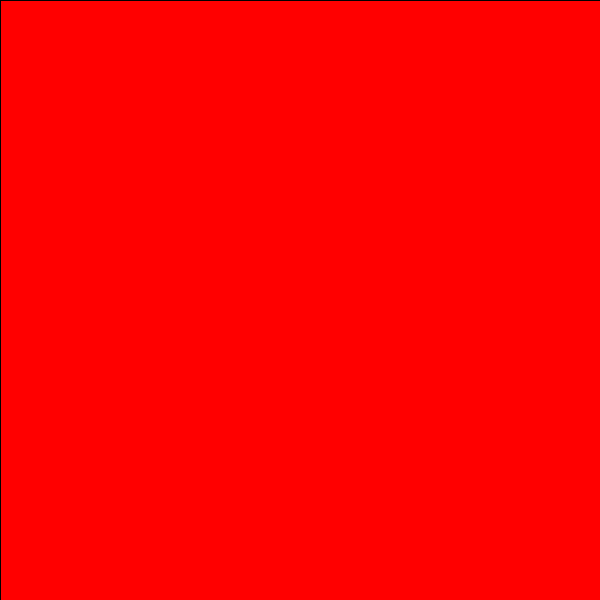
Frame 1 (no input)
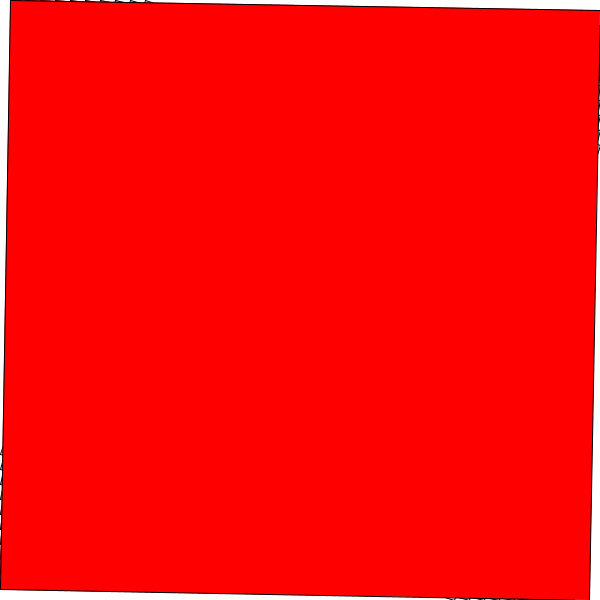
Frame 60 (the mouse pressed at the canvas centre just before this capture)
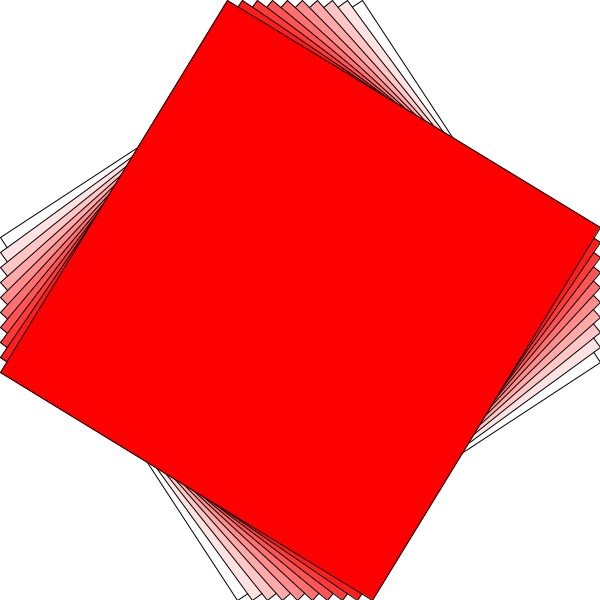
Frame 120 (the mouse held since frame 60 and released just before this capture)

The Processing sketch that drew these frames (run headless with seeded random() and noise(); from frame 60 on, the mouse is pressed at the canvas centre):

// Processing sketch: RotatingQuad
// ── RotatingQuad.pde
void setup()
{
  size(600, 600);
  frameRate(60);
}

float t = 0;

void drawQuad(float t, float saturation)
{
  fill(255, 255 * (1 - saturation), 255 * (1 - saturation) );

  beginShape();
  vertex( (1 - t) * width, 0 );
  vertex( 0, t * height );
  vertex( t * width, height );
  vertex( width, (1 - t) * height );
  endShape(CLOSE);
}

void draw()
{
  background(255);
  stroke(0);
  
  for(int i = 0; i < 10; i++)
  {
    float currentT = t - (9 - i) * 0.025;
    drawQuad( currentT, i / 9.0 );
  }
  t += 0.01 * 60.0 / frameRate ;
  if(t > 1) t -= 1;
}
